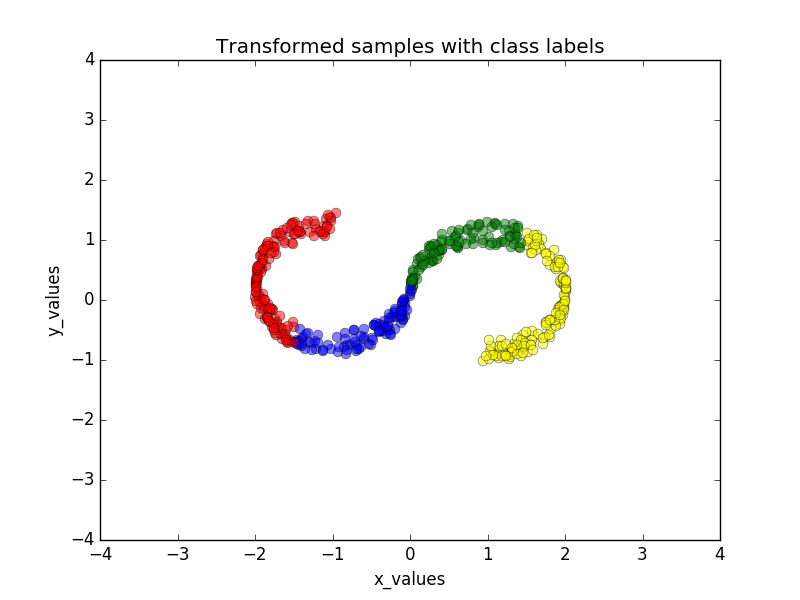

Recreate this plot in Python.
# -*- coding: utf-8 -*-
"""
Created on Sun Apr  17 12:16:19 2016

@author: kevinzen
Credit: PCA: http://sebastianraschka.com/Articles/2014_pca_step_by_step.html#drop_labels

"""
import scipy
import random
import numpy as np
from scipy.spatial import distance
import matplotlib.pyplot as plt
import math
from matplotlib import pyplot as plt
from mpl_toolkits.mplot3d import Axes3D
from mpl_toolkits.mplot3d import proj3d
    
COLOR_DIC = {1:'green',2:'yellow',3:'blue',4:'red'}


def read(datafile):
    ''' Reads in data as a 2d list
        Points used for styling are stripped and returned as 1x500
        array in second tuple
    '''
    data_pnts = []
    with open(datafile) as infile:
        for line in infile:
            data_pnts.append([float(i) for i in line.split()])
    pnts = np.transpose(np.array(data_pnts))
    return (pnts[:3],pnts[3])

def eigen_decomp(covar_matrix, dim):
    '''Compute eigenvectors and eigenvalues
       Do this with an eigenvector decomposition
    '''
    eig_val, eig_vect = np.linalg.eig(covar_matrix)
    
    # transform them into tuples (eigenvalue,eigenvector)
    eig_pairs = [(np.abs(eig_val[i]), eig_vect[:,i]) for i in range(len(eig_val))]
    eig_pairs.sort(key=(lambda x: x[0]))
    eig_pairs.reverse()

    # Since we are mapping to R2, we pick the 2 biggest eigen values
    # Will form a 3x2 matrix.
    matrix_w = np.hstack((eig_pairs[0][1].reshape(dim,1), eig_pairs[1][1].reshape(dim,1)))
    return matrix_w

def plot_data(transformed,outfile,style_data,data):
    ''' Map each point using matrix_w, hard code 2x3 dot 3x1 = 2x1
        Now in 2d space.
    '''

    for i in range(len(style_data)):
        col = COLOR_DIC[style_data[i]]
        plt.plot(transformed[0,i], transformed[1,i], 'o', markersize=7, color=col, alpha=0.5)
        plt.xlim([-4,4])
        plt.ylim([-4,4])
        plt.xlabel('x_values')
        plt.ylabel('y_values')
        plt.title('Transformed samples with class labels')
     
    plt.savefig(outfile)
    plt.show()
    


def main():

    datafile = "3Ddata.txt"
    outfile = "pca.png"
    temp = read(datafile)
    data = temp[0]
    style_data = temp[1]

    # Find the center of the data:
    x_mean = np.mean(data[0])
    y_mean = np.mean(data[1])
    z_mean = np.mean(data[2])
    mean_vector = np.array([[x_mean],[y_mean],[z_mean]])

    # Find the principle components:
    # Find the covariance matrix 
    covar_matrix = np.zeros((3,3))
    for i in range(data.shape[1]):
        xi = data[:,i].reshape(3,1) - mean_vector
        covar_matrix += xi.dot(xi.T)

    
    # mapping to R2, form 3x2 matrix to map datta to
    matrix_w = eigen_decomp(covar_matrix,dim = 3)
    # print len(matrix_w), len(matrix_w[0])
    transformed = matrix_w.T.dot(data)
    print len(transformed[0])
    plot_data(transformed,outfile,style_data,data)




    





if __name__ == "__main__":
    main()